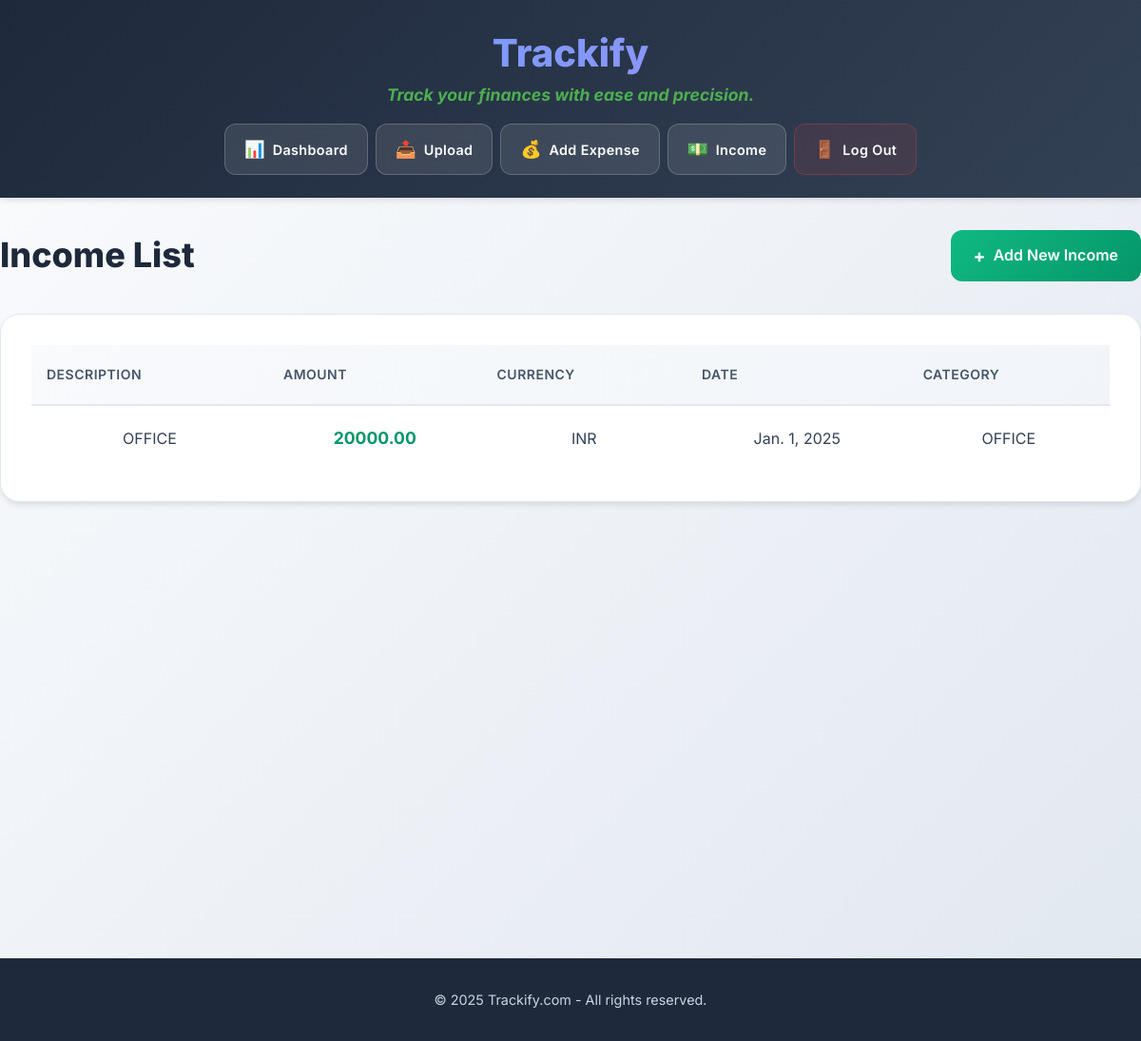
The app's page /core/income/list/ (signed in), older data.
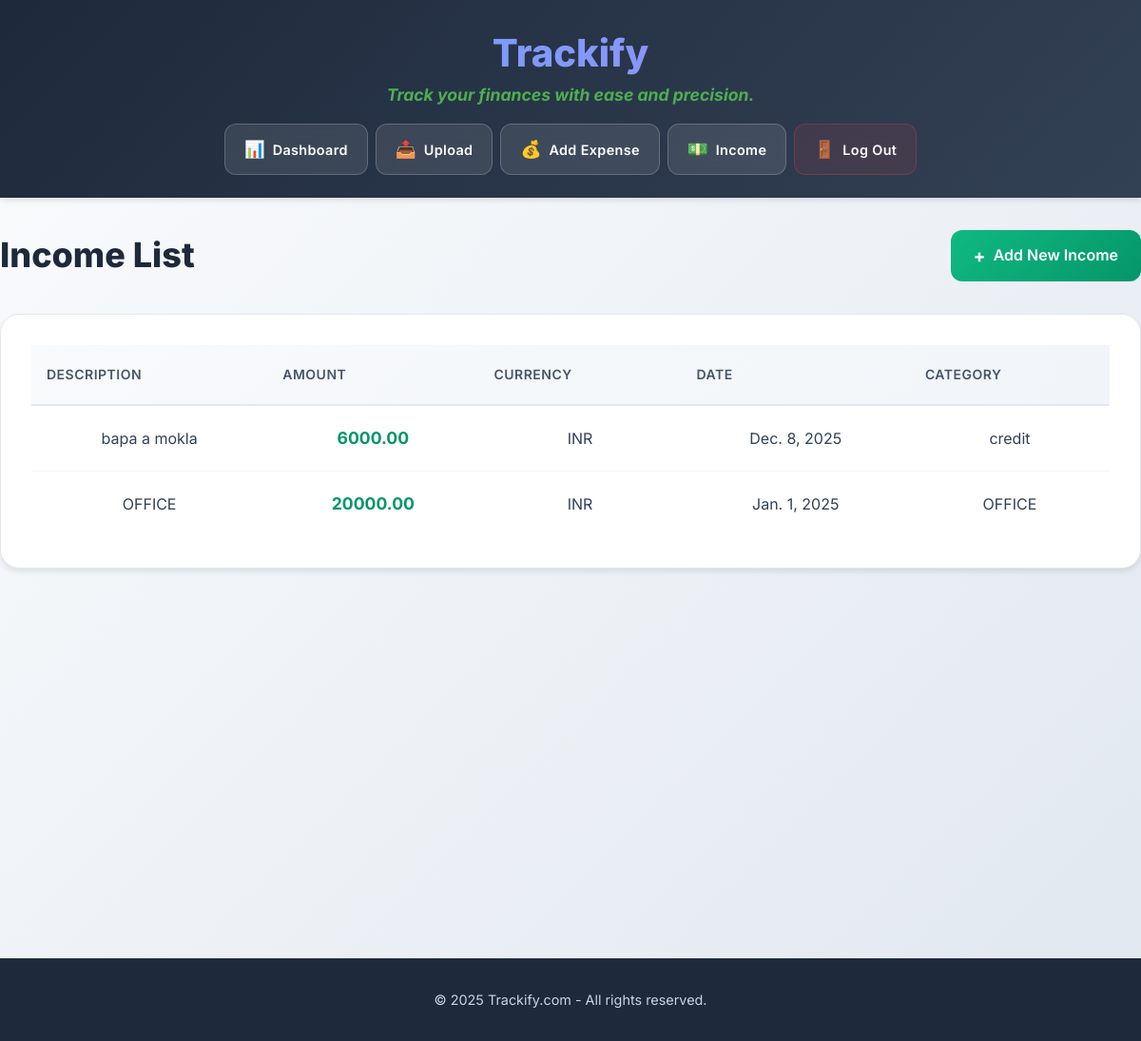
The same page, newer data.
### core/models.py (models this page shows, shortened)
class Income(models.Model):
    user = models.ForeignKey(User, on_delete=models.CASCADE)
    amount = models.DecimalField(max_digits=10, decimal_places=2)
    currency = models.CharField(max_length=3, default="INR")
    income_date = models.DateField()
    description = models.CharField(max_length=255, default="", blank=True)  # ✅ fixed here
    category = models.CharField(max_length=100, blank=True, null=True)
    created_at = models.DateTimeField(auto_now_add=True)
    updated_at = models.DateTimeField(auto_now=True)
    objects = models.Manager()

### core/views.py (the view)
# urls.py: path('income/list/', views.income_list, name='income_list'),
@login_required
def income_list(request):
    incomes = Income.objects.filter(user=request.user).order_by("-income_date")
    return render(request, "income_list.html", {"incomes": incomes})

### core/templates/income_list.html (shortened to what this page needs)
{% extends 'base.html' %}
{% load static %}
{% block content %}
<link rel="stylesheet" type="text/css" href="{% static 'css/lists.css' %}">
<div class="lists-container">
    <div class="list-header">
        <h2>Income List</h2>
        <a href="{% url 'add_income' %}" class="add-button">Add New Income</a>
    </div>
    {% if incomes %}
    <div class="table-container">
        <table class="data-table">
            <thead>
                <tr>
                    <th>Description</th>
                    <th>Amount</th>
                    <th>Currency</th>
                    <th>Date</th>
                    <th>Category</th>
                </tr>
            </thead>
            <tbody>
                {% for income in incomes %}
                <tr onclick="window.location.href='{% url 'income_detail' income.id %}'">
                    <td>{{ income.description }}</td>
                    <td class="amount positive">{{ income.amount }}</td>
                    <td>{{ income.currency }}</td>
                    <td>{{ income.income_date }}</td>
                    <td>{{ income.category|default:"—" }}</td>
                </tr>
                {% endfor %}
            </tbody>
        </table>
    </div>
    {% endif %}
</div>
{% endblock %}

Row changes from the older to the newer data that the page shows:
added Income: description "bapa a mokla", amount "6000.00", currency "INR", income_date "Dec. 8, 2025", category "credit"
